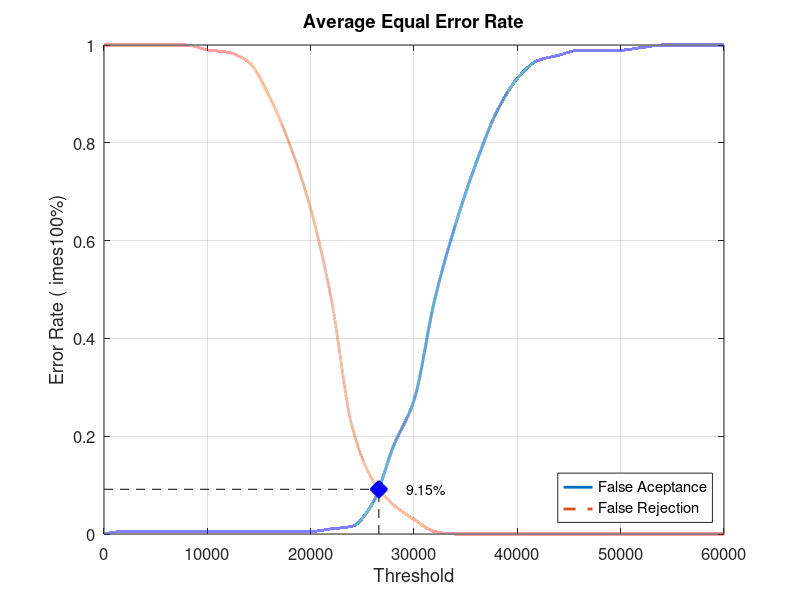
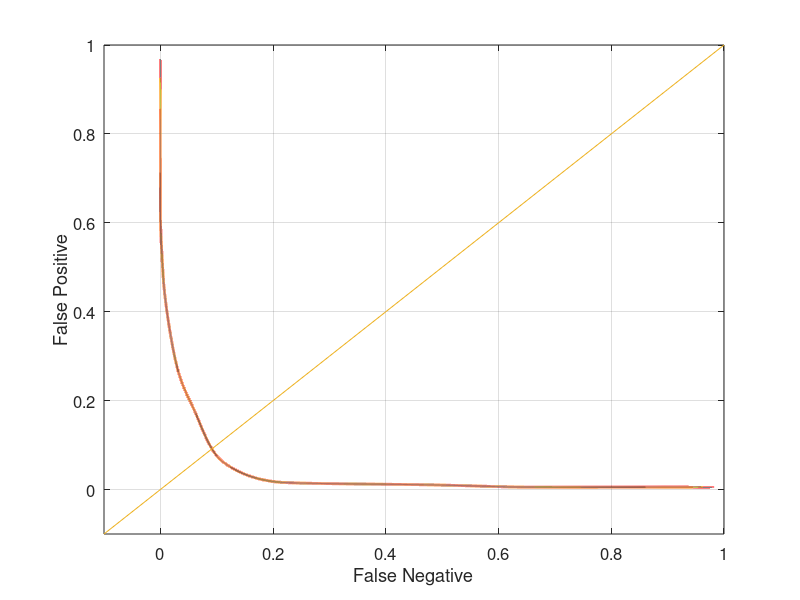

Recreate these plots in MATLAB, in order.
close all;
clear;
clc;
x = 0:2000:60000;
xq = 0:0.5:60000;

y0 = [0 0.00526316 0.00526316 0.00526316 0.00526316 0.00526316 0.00526316 0.00526316 0.00526316 0.00526316 0.00526316 0.0105263 0.0157895 0.0631579 0.178947 0.273684 0.478947 0.631579 0.757895 0.863158 0.931579 0.968421 0.978947 0.989474 0.989474 0.989474 0.994737 1 1 1 1]
yy0 = interp1(x, y0, xq, 'pchip');
y1 = [1 1 1 1 1 0.99 0.985 0.965 0.895 0.795 0.665 0.48 0.22 0.11 0.06 0.03 0.005 0 0 0 0 0 0 0 0 0 0 0 0 0 0]
yy1 = interp1(x, y1, xq, 'pchip');

% Calculating EER: 
y2 = abs(y0 - y1);
find(y2 == min(y2))
yy2 = abs(yy0 - yy1);
xEER = find(yy2 == min(yy2));
xEERIndex = xq(xEER) % X-axis EER
yEER = yy0(xEER) % Y-axis EER

main = figure
plot(xq, yy0,'-','LineWidth', 2);	hold on
plot(xq, yy1,'--','LineWidth', 2);	hold on
plot([xEERIndex xEERIndex], [0 yEER], 'k--');	hold on
plot([0 xEERIndex], [yEER yEER], 'k--');	hold on
plot(xEERIndex, yEER, 'bx', 'LineWidth', 10);	hold on
text(xEERIndex + 10 * xEERIndex / 100, yEER, [num2str(round((10000 * yEER)) / 100) '%'])
legend('False Aceptance', 'False Rejection', 'Location', 'SouthEast')
xlabel('Threshold')
ylabel('Error Rate (	imes100%)')
title('Average Equal Error Rate')
set(gca, 'FontSize', 12)
axis([0 60000 0 1])
grid on

print(main, 'Database3_3Main', '-dpng');
FNRxFPR = figure('Color', [1 1 1]);
plot(yy1, yy0, '-', yy1, yy0, 'LineWidth', 2);
hold on
y = -0.1:0.1:1
plot(y, y); 
set(gca, 'FontSize', 12)
xlabel('False Negative')
ylabel('False Positive')
axis([-0.1 1 -0.1 1])
set(gca, 'FontSize', 12)
grid on

print(FNRxFPR, 'Database3_3FNRxFPR','-dpng');
